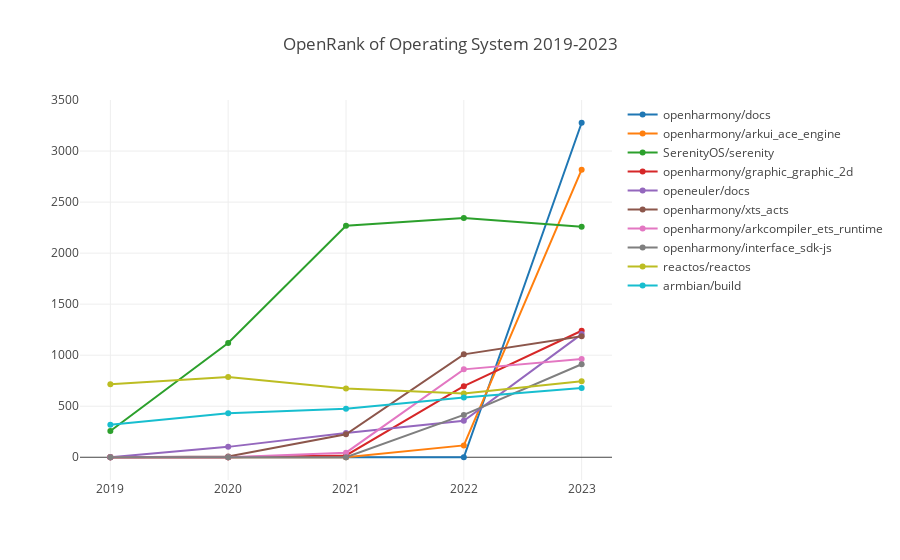

The notebook cell saved with this chart:
### Markdown cell above
### 操作系统

### Code cell
processTechFieldData(':technology/operating_system', 'Operating System');

### Figure 1 — Plotly figure (JSON) as saved in the notebook; plotly's stock layout.template omitted (floating-point values rounded to 4 significant figures)
{"data": [{"name": "openharmony/docs", "x": [2019, 2020, 2021, 2022, 2023], "y": [0, 0, 0, 0, 3278.0]}, {"name": "openharmony/arkui_ace_engine", "x": [2019, 2020, 2021, 2022, 2023], "y": [0, 0, 0, 115.9, 2818.0]}, {"name": "SerenityOS/serenity", "x": [2019, 2020, 2021, 2022, 2023], "y": [257.7, 1119.0, 2268.0, 2345.0, 2258.0]}, {"name": "openharmony/graphic_graphic_2d", "x": [2019, 2020, 2021, 2022, 2023], "y": [0, 0, 18.11, 696.0, 1240.0]}, {"name": "openeuler/docs", "x": [2019, 2020, 2021, 2022, 2023], "y": [0, 101.7, 237.3, 358.2, 1207.0]}, {"name": "openharmony/xts_acts", "x": [2019, 2020, 2021, 2022, 2023], "y": [0, 7.89, 224.6, 1009.0, 1186.0]}, {"name": "openharmony/arkcompiler_ets_runtime", "x": [2019, 2020, 2021, 2022, 2023], "y": [0, 0, 44.83, 861.2, 962.0]}, {"name": "openharmony/interface_sdk-js", "x": [2019, 2020, 2021, 2022, 2023], "y": [0, 0, 0, 415.0, 910.9]}, {"name": "reactos/reactos", "x": [2019, 2020, 2021, 2022, 2023], "y": [715.1, 785.6, 673.3, 623.7, 745.2]}, {"name": "armbian/build", "x": [2019, 2020, 2021, 2022, 2023], "y": [317.6, 431.2, 474.6, 584.3, 679.1]}], "layout": {"autosize": true, "title": {"text": "OpenRank of Operating System 2019-2023"}, "xaxis": {"autorange": true, "range": [2019.0, 2023.0], "type": "linear"}, "yaxis": {"autorange": true, "range": [-270.5, 3548.0], "type": "linear"}}}
